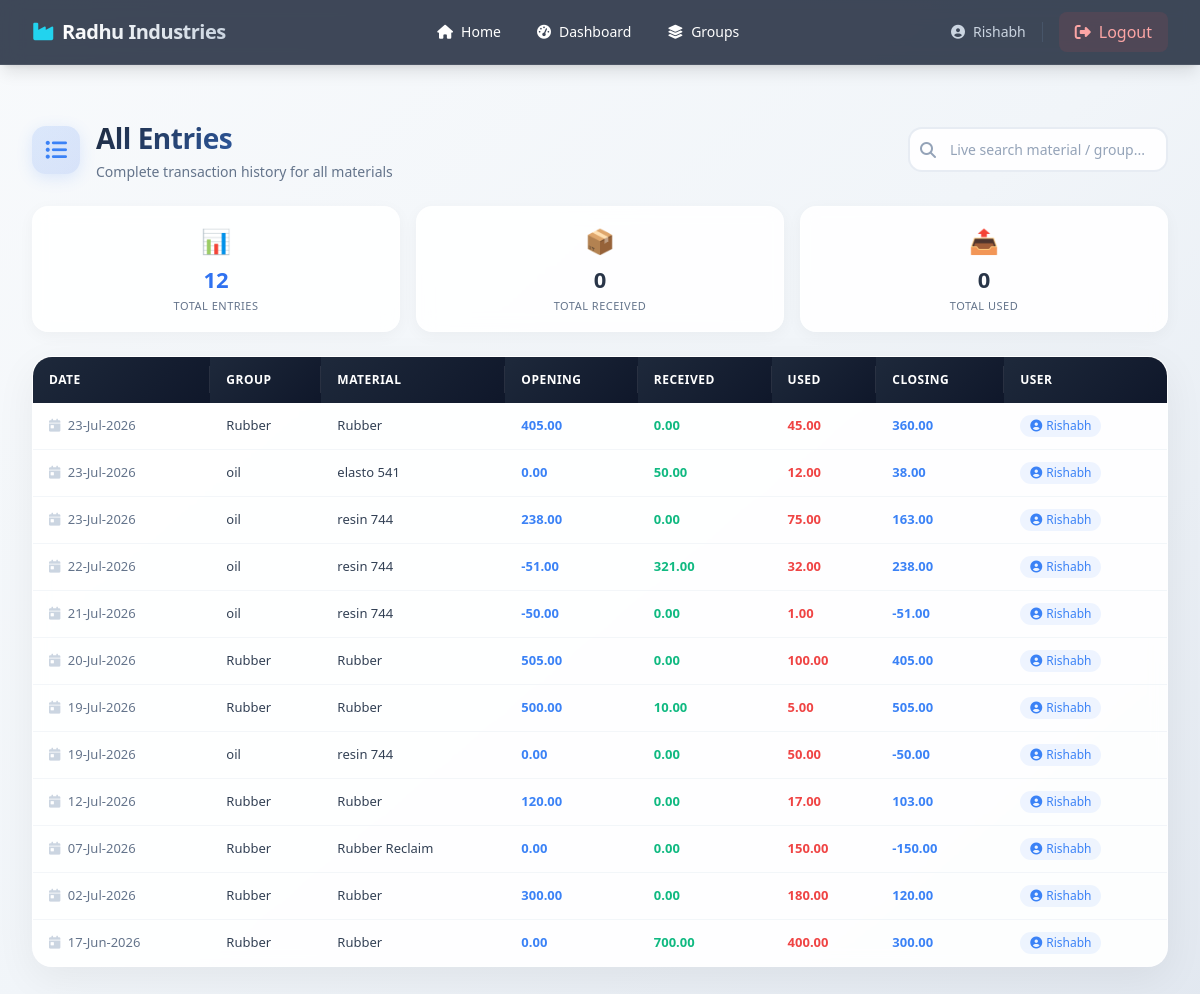
/raw-materials/entries/ (signed in), run on the app's committed database.
### rawmaterials/models.py (models this page shows, shortened)
class StockEntry(models.Model):
    material = models.ForeignKey(
        Material,
        on_delete=models.CASCADE,
        related_name="entries"
    )
    date = models.DateField()
    opening = models.DecimalField(
        max_digits=12,
        decimal_places=2
    )
    received_quantity = models.DecimalField(
        max_digits=12,
        decimal_places=2,
        default=0
    )
    received_by = models.CharField(
        max_length=150,
        blank=True
    )
    used_quantity = models.DecimalField(
        max_digits=12,
        decimal_places=2,
        default=0
    )
    closing = models.DecimalField(
        max_digits=12,
        decimal_places=2
    )
    created_by = models.ForeignKey(
        User,
        on_delete=models.SET_NULL,
        null=True
    )
    created_at = models.DateTimeField(auto_now_add=True)
    class Meta:
        ordering = ["-date", "-id"]
        unique_together = ("material", "date")

class Material(models.Model):
    group = models.ForeignKey(
        MaterialGroup,
        on_delete=models.CASCADE,
        related_name="materials"
    )
    name = models.CharField(max_length=150)
    unit = models.CharField(
        max_length=20,
        default="Kg"
    )
    minimum_stock = models.DecimalField(
        max_digits=12,
        decimal_places=2,
        default=0
    )
    class Meta:
        ordering = ["group", "name"]

class MaterialGroup(models.Model):
    name = models.CharField(max_length=100, unique=True)
    class Meta:
        ordering = ["name"]

### rawmaterials/views.py (the view)
# urls.py: path("entries/", views.entries_log, name="tube_entries_log"),
@login_required
def entries(request):
    entries = StockEntry.objects.select_related(
        "material",
        "material__group",
        "created_by"
    ).order_by("-date")
    search = request.GET.get("q")
    if search:
        entries = entries.filter(
            Q(material__name__icontains=search)
            |
            Q(material__group__name__icontains=search)
        )
    return render(
        request,
        "rawmaterials/entries.html",
        {
            "entries": entries
        }
    )

### templates/rawmaterials/entries.html (shortened to what this page needs)
{% extends "base_layout.html" %}
{% load static %}
{% block nav_desktop %}
  <a href="{% url 'home' %}" class="nav-link px-4 py-2 rounded-lg flex items-center gap-2"><i class="fas fa-home"></i> Home</a>
  <a href="{% url 'raw_dashboard' %}" class="nav-link px-4 py-2 rounded-lg flex items-center gap-2"><i class="fas fa-tachometer-alt"></i> Dashboard</a>
  <a href="" class="nav-link px-4 py-2 rounded-lg flex items-center gap-2"><i class="fas fa-layer-group"></i> Groups</a>
{% endblock %}
{% block content %}
{% load static %}
<div class="entries-container">
    <div class="page-header">
        <div class="page-header-icon">
            <i class="fas fa-list-ul"></i>
        </div>
        <div>
            <h1>All Entries</h1>
            <span class="subtitle">Complete transaction history for all materials</span>
        </div>
        <div class="header-actions">
            <div class="search-wrapper">
                <i class="fas fa-search search-icon"></i>
                <input type="text"
                       id="liveSearch"
                       placeholder="Live search material / group..."
                       class="search-input">
            </div>
        </div>
    </div>
    <div class="stats-row">
        <div class="stat-box stat-blue">
            <div class="stat-icon">📊</div>
            <div class="stat-number">{{ entries|length }}</div>
            <div class="stat-label">Total Entries</div>
        </div>
        <div class="stat-box">
            <div class="stat-icon">📦</div>
            <div class="stat-number">{{ total_received|default:0 }}</div>
            <div class="stat-label">Total Received</div>
        </div>
        <div class="stat-box">
            <div class="stat-icon">📤</div>
            <div class="stat-number">{{ total_used|default:0 }}</div>
            <div class="stat-label">Total Used</div>
        </div>
    </div>
    <div class="table-container">
        <div class="table-wrapper">
            <table class="entries-table" id="entries-table">
                <thead>
                    <tr>
                        <th>Date</th>
                        <th>Group</th>
                        <th>Material</th>
                        <th>Opening</th>
                        <th>Received</th>
                        <th>Used</th>
                        <th>Closing</th>
                        <th>User</th>
                    </tr>
                </thead>
                <tbody id="entries-body">
                    {% for row in entries %}
                    <tr class="entry-row"
                        data-date="{{ row.date|date:'Y-m-d' }}"
                        data-group="{{ row.material.group.name|lower }}"
                        data-material="{{ row.material.name|lower }}">
                        <td class="text-slate-500">
                            <i class="fas fa-calendar-day mr-1 text-slate-300"></i>
                            {{ row.date|date:"d-M-Y" }}
                        </td>
                        <td class="font-medium text-slate-700">{{ row.material.group.name }}</td>
                        <td class="font-medium text-slate-700">{{ row.material.name }}</td>
                        <td class="val-neutral">{{ row.opening }}</td>
                        <td class="val-positive">{{ row.received_quantity }}</td>
                        <td class="val-negative">{{ row.used_quantity }}</td>
                        <td class="val-neutral">{{ row.closing }}</td>
                        <td>
                            <span class="user-badge">
                                <i class="fas fa-user-circle"></i>
                                {{ row.created_by|default:"-" }}
                            </span>
                        </td>
                    </tr>
                    {% endfor %}
                </tbody>
            </table>
        </div>
    </div>
</div>
{% endblock %}

### templates/base_layout.html (shortened to what this page needs)
<!DOCTYPE html>
<html lang="en">
<head>
    <script src="https://cdn.tailwindcss.com"></script>
    <link rel="stylesheet" href="https://cdnjs.cloudflare.com/ajax/libs/font-awesome/6.5.0/css/all.min.css">
</head>
<body class="bg-gradient-to-br from-slate-50 via-slate-100 to-slate-200 min-h-screen text-slate-800 font-sans">
{% if user.is_authenticated %}
<nav class="glass-nav text-white sticky top-0 z-50 shadow-lg">
    <div class="max-w-7xl mx-auto px-4 sm:px-6 lg:px-8">
        <div class="flex items-center justify-between h-16">
            <a href="{% url 'home' %}" class="flex items-center gap-2 font-bold text-xl tracking-tight">
                <i class="fas fa-industry text-cyan-400"></i>
                <span class="bg-gradient-to-r from-white to-slate-300 bg-clip-text text-transparent">Radhu Industries</span>
            </a>
            <div class="hidden md:flex items-center gap-1 text-sm font-medium">
                {% block nav_desktop %}{% endblock %}
            </div>
            <div class="flex items-center gap-4">
                <span class="hidden sm:inline text-slate-300 text-sm font-medium border-r border-slate-600 pr-4">
                    <i class="fas fa-user-circle mr-2"></i>{{ user.username }}
                </span>
                <a href="{% url 'logout' %}" class="flex items-center gap-2 px-4 py-2 rounded-lg bg-red-500/10 hover:bg-red-500/20 text-red-300 hover:text-red-200 transition-all">
                    <i class="fas fa-sign-out-alt"></i>
                    <span class="hidden sm:inline">Logout</span>
                </a>
            </div>
        </div>
    </div>
</nav>
{% endif %}
<main class="max-w-7xl mx-auto px-4 sm:px-6 lg:px-8 py-8">
    {% block content %}{% endblock %}
</main>
</body>
</html>

### templates/base_layout.html (style rules this page uses)
.glass-nav { background: rgba(30, 41, 59, 0.85); backdrop-filter: blur(10px); -webkit-backdrop-filter: blur(10px); border-bottom: 1px solid rgba(255,255,255,0.08); }
.nav-link { transition: all 0.2s ease; }

### templates/rawmaterials/entries.html (style rules this page uses)
.entries-container { padding: 20px 0; }
.page-header { display: flex; align-items: center; gap: 16px; margin-bottom: 24px; }
.page-header-icon { width: 48px; height: 48px; background: linear-gradient(135deg, rgba(59, 130, 246, 0.15), rgba(37, 99, 235, 0.15)); border-radius: 14px; display: flex; align-items: center; justify-content: center; font-size: 22px; color: #3b82f6; box-shadow: 0 4px 16px rgba(59, 130, 246, 0.15); }
.page-header h1 { font-size: 28px; font-weight: 800; background: linear-gradient(135deg, #1e293b, #3b82f6); -webkit-background-clip: text; -webkit-text-fill-color: transparent; background-clip: text; letter-spacing: -0.5px; }
.page-header .subtitle { font-size: 14px; color: #64748b; font-weight: 400; display: block; margin-top: 2px; }
.stats-row { display: grid; grid-template-columns: repeat(auto-fit, minmax(150px, 1fr)); gap: 16px; margin-bottom: 24px; }
.stat-box { background: rgba(255, 255, 255, 0.9); backdrop-filter: blur(8px); border: 1px solid rgba(255, 255, 255, 0.3); border-radius: 16px; padding: 16px 20px; text-align: center; transition: all 0.3s ease; box-shadow: 0 4px 16px rgba(0, 0, 0, 0.04); }
.stat-box .stat-icon { font-size: 24px; margin-bottom: 4px; }
.stat-box .stat-number { font-size: 22px; font-weight: 800; background: linear-gradient(135deg, #1e293b, #334155); -webkit-background-clip: text; -webkit-text-fill-color: transparent; background-clip: text; }
.stat-box .stat-label { font-size: 11px; color: #64748b; font-weight: 500; text-transform: uppercase; letter-spacing: 0.5px; margin-top: 2px; }
.stat-blue .stat-number { background: linear-gradient(135deg, #3b82f6, #2563eb); -webkit-background-clip: text; -webkit-text-fill-color: transparent; background-clip: text; }
.search-wrapper { position: relative; flex: 1; max-width: 400px; }
.search-input { width: 100%; padding: 10px 14px 10px 40px; background: rgba(255, 255, 255, 0.9); border: 2px solid rgba(226, 232, 240, 0.8); border-radius: 14px; font-size: 14px; transition: all 0.3s ease; outline: none; color: #1e293b; }
.search-input::placeholder { color: #94a3b8; }
.search-icon { position: absolute; left: 12px; top: 50%; transform: translateY(-50%); color: #94a3b8; font-size: 16px; transition: all 0.3s ease; }
.header-actions { display: flex; align-items: center; gap: 12px; margin-left: auto; }
.table-container { background: rgba(255, 255, 255, 0.92); backdrop-filter: blur(8px); border: 1px solid rgba(255, 255, 255, 0.3); border-radius: 20px; overflow: hidden; box-shadow: 0 12px 40px rgba(0, 0, 0, 0.06); transition: all 0.3s ease; }
.table-wrapper { overflow-x: auto; -webkit-overflow-scrolling: touch; }
.entries-table { width: 100%; min-width: 750px; border-collapse: separate; border-spacing: 0; }
.entries-table thead th { padding: 14px 16px; text-align: left; font-size: 12px; font-weight: 600; text-transform: uppercase; letter-spacing: 0.5px; color: white; background: linear-gradient(135deg, #1e293b, #0f172a); position: sticky; top: 0; z-index: 10; white-space: nowrap; }
.entries-table thead th:not(:last-child)::after { content: ''; position: absolute; right: 0; top: 20%; height: 60%; width: 1px; background: rgba(255, 255, 255, 0.1); }
.entries-table tbody td { padding: 12px 16px; font-size: 13px; border-bottom: 1px solid rgba(226, 232, 240, 0.4); transition: all 0.2s ease; white-space: nowrap; }
.entries-table tbody tr { transition: all 0.2s ease; }
.entries-table tbody tr:last-child td { border-bottom: none; }
.val-positive { color: #10b981; font-weight: 600; }
.val-negative { color: #ef4444; font-weight: 600; }
.val-neutral { color: #3b82f6; font-weight: 600; }
.user-badge { display: inline-flex; align-items: center; gap: 4px; padding: 2px 10px; border-radius: 12px; background: rgba(59, 130, 246, 0.08); color: #3b82f6; font-size: 12px; }

### data on the page
StockEntry: date "23-Jul-2026", material.group.name "Rubber", material.name "Rubber", opening "405.00", received_quantity "0.00", used_quantity "45.00", closing "360.00", created_by "Rishabh"
StockEntry: date "23-Jul-2026", material.group.name "oil", material.name "elasto 541", opening "0.00", received_quantity "50.00", used_quantity "12.00", closing "38.00", created_by "Rishabh"
StockEntry: date "23-Jul-2026", material.group.name "oil", material.name "resin 744", opening "238.00", received_quantity "0.00", used_quantity "75.00", closing "163.00", created_by "Rishabh"
StockEntry: date "22-Jul-2026", material.group.name "oil", material.name "resin 744", opening "-51.00", received_quantity "321.00", used_quantity "32.00", closing "238.00", created_by "Rishabh"
StockEntry: date "21-Jul-2026", material.group.name "oil", material.name "resin 744", opening "-50.00", received_quantity "0.00", used_quantity "1.00", closing "-51.00", created_by "Rishabh"
StockEntry: date "20-Jul-2026", material.group.name "Rubber", material.name "Rubber", opening "505.00", received_quantity "0.00", used_quantity "100.00", closing "405.00", created_by "Rishabh"
StockEntry: date "19-Jul-2026", material.group.name "Rubber", material.name "Rubber", opening "500.00", received_quantity "10.00", used_quantity "5.00", closing "505.00", created_by "Rishabh"
StockEntry: date "19-Jul-2026", material.group.name "oil", material.name "resin 744", opening "0.00", received_quantity "0.00", used_quantity "50.00", closing "-50.00", created_by "Rishabh"
StockEntry: date "12-Jul-2026", material.group.name "Rubber", material.name "Rubber", opening "120.00", received_quantity "0.00", used_quantity "17.00", closing "103.00", created_by "Rishabh"
StockEntry: date "07-Jul-2026", material.group.name "Rubber", material.name "Rubber Reclaim", opening "0.00", received_quantity "0.00", used_quantity "150.00", closing "-150.00", created_by "Rishabh"
StockEntry: date "02-Jul-2026", material.group.name "Rubber", material.name "Rubber", opening "300.00", received_quantity "0.00", used_quantity "180.00", closing "120.00", created_by "Rishabh"
StockEntry: date "17-Jun-2026", material.group.name "Rubber", material.name "Rubber", opening "0.00", received_quantity "700.00", used_quantity "400.00", closing "300.00", created_by "Rishabh"

### other printed values
{{ user.username }} "Rishabh"
{{ entries|length }} "12"
{{ total_received|default:0 }} "0"
{{ total_used|default:0 }} "0"
